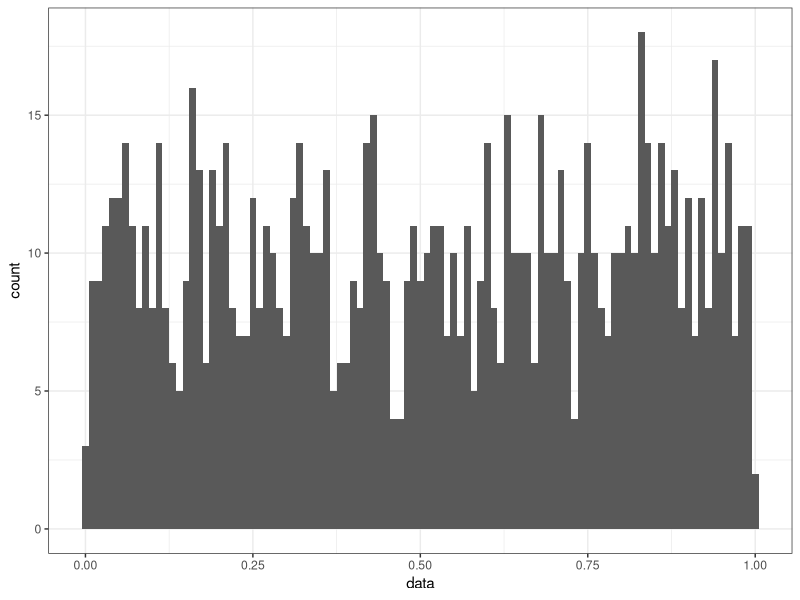
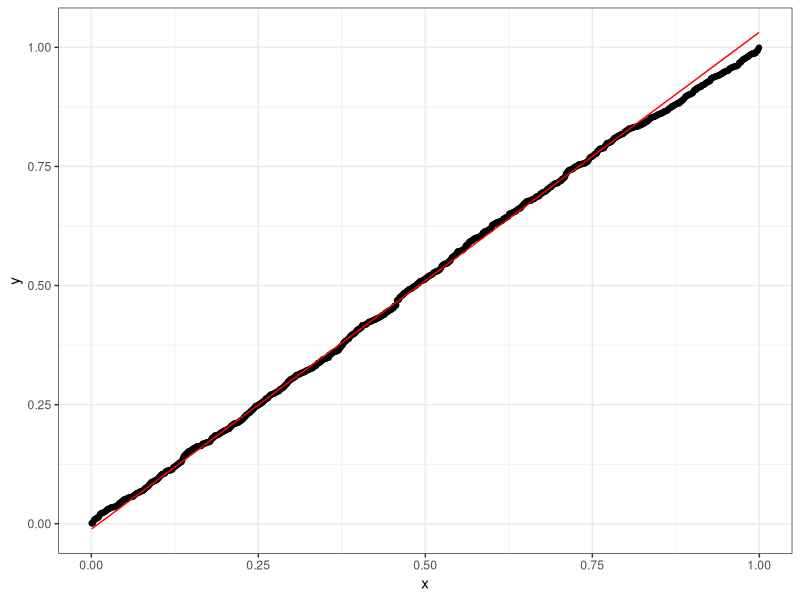
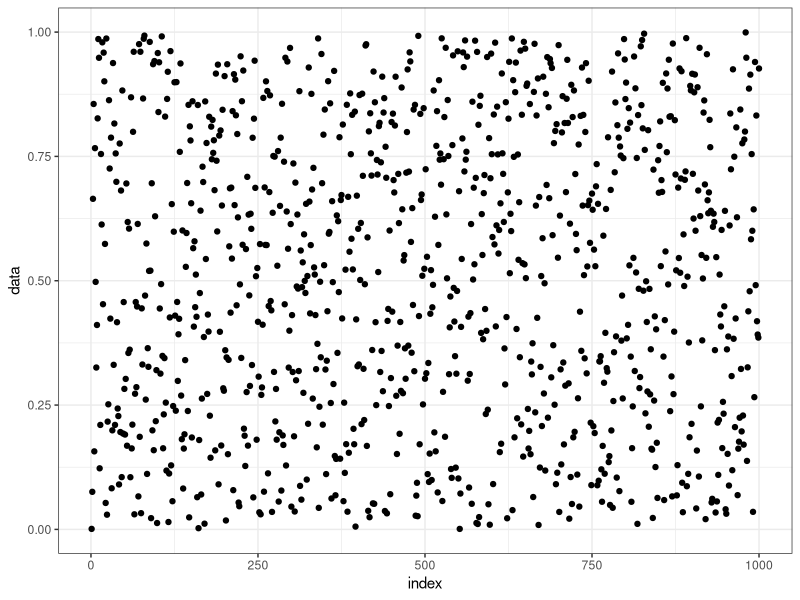
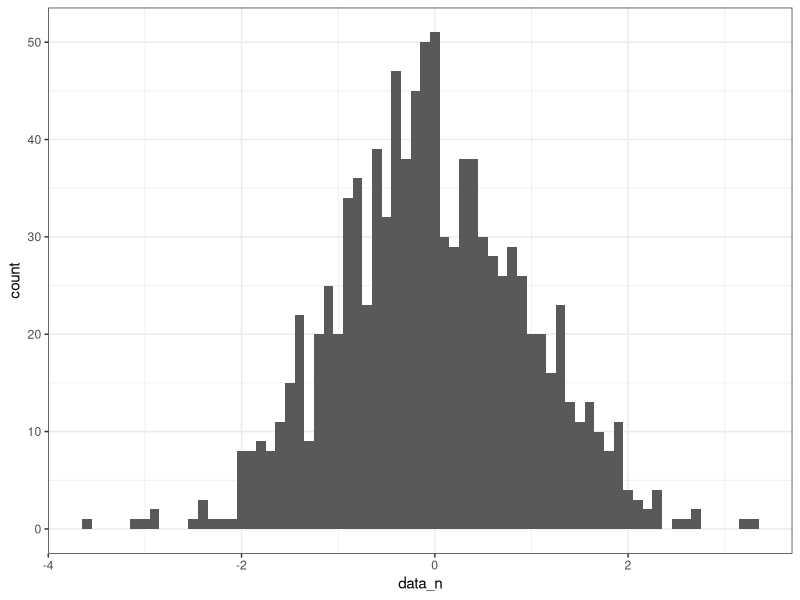
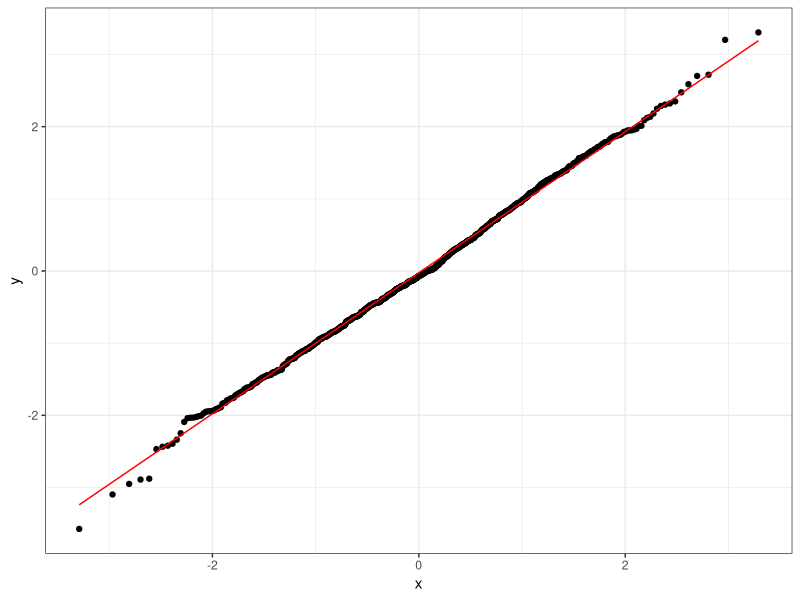
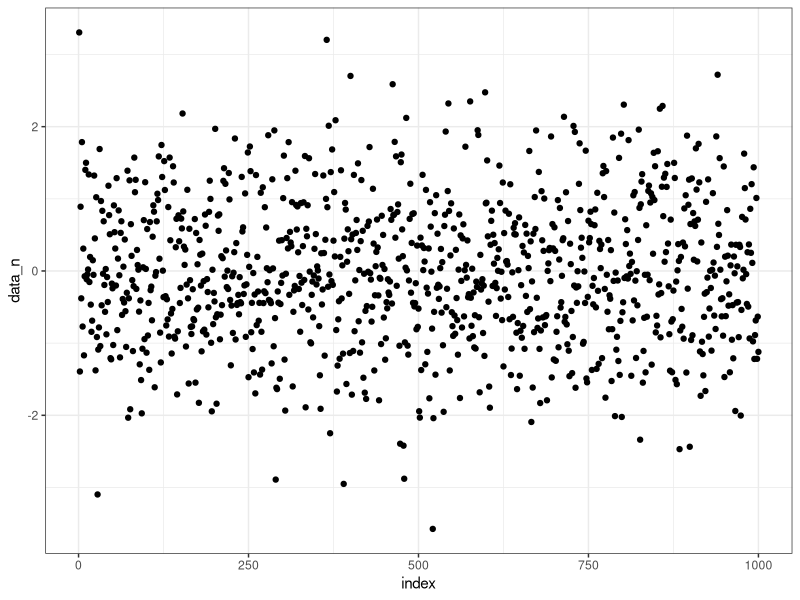
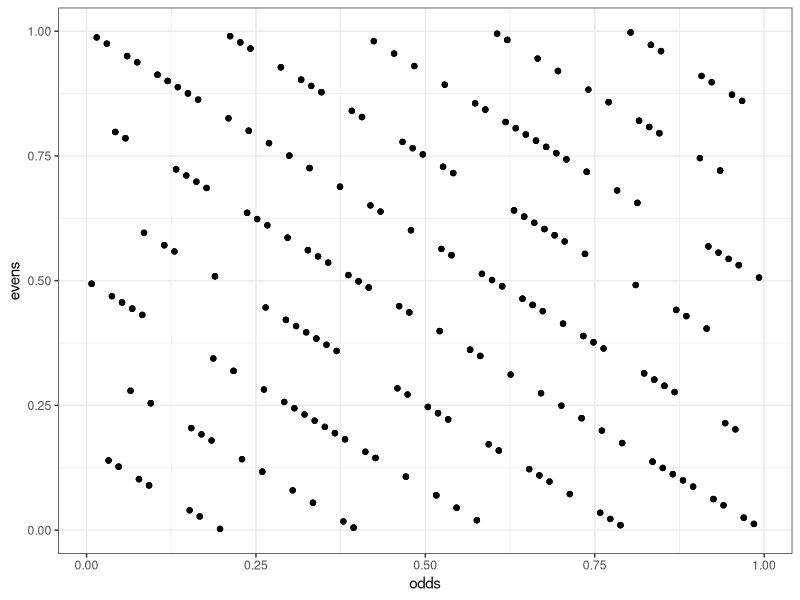

The R script that drew these images, in order:
## ---- chunk 1
# Define m and a
m <- 2^16 + 1
a <- 75

# Seed
x0 <- 42

# x %% y is the remainder when x is divided by y
x1 <- (a * x0) %% m

# next element of the sequence
print(x1)
## ---- chunk 2
Lehmer_seq <- c(42, 3150, 39639, 23760, 12501, 20057)

# convert into [0,1] interval
print(Lehmer_seq/m)

# convert into [3,5] interval
print(2*Lehmer_seq/m + 3)
## ---- chunk 3
runif_zx81 <- function(seed, n, min = 0, max = 1){
  # Set the a and m parameters as specified.
  m <- 2^16 + 1
  a <- 75
  # Add warning messages in case the seed input is negative or larger than m.
  if (seed < 0) {
    "The seed is negative!"
  } 
  if (seed > m) {
    "The seed is bigger than m!"
  } 
  # Initialize an empty vector to save the draws, and save the start of the 
  # sequence as the first draw. Hint: how do you access elements of vectors?
  seq <- c()
  seq[1] <- seed
  # Run a for loop to construct as many elements of the sequence as specified by
  # the number of draws n.
  for (i in 2:n){
    x <- (a * seq[i-1]) %% m
    seq[i] <- x
  }
  # Adjust the interval of your vector to run from min to max.
  seq <- (max - min)*(seq/m) + min
  # Return the vector of pseudorandom numbers.
  seq
}
## ---- chunk 4
# seed = 42 and n = 1000
data <- runif_zx81(66, 1000)
## ---- chunk 5
# histogram
library(tidyverse)
data <- tibble(data)
data |> 
  ggplot(aes(x = data)) + 
  geom_histogram(
    binwidth = 0.01
  ) +
  theme_bw()
## ---- chunk 6
# create the QQ plot and use the uniform distribution over [0, 1] as a reference
ggplot(data, aes(sample = data)) + 
  stat_qq(distribution = qunif, dparams = list(min = 0, max = 1)) +
  stat_qq_line(distribution = qunif, dparams = list(min = 0, max = 1), color = "red") +
  theme_bw()
## ---- chunk 7
# time series plot
data |> 
  mutate(index = row_number()) |> 
  ggplot(aes(x = index, y = data)) + 
  geom_point() +
  theme_bw()
## ---- chunk 8
# Pseudocode for 2.a
  # construct U1 and U2 with runif_zx81

  # Construct the two new random variables using U1 and U2

  # Construct Z1 and Z2 with the new random variables as the Box-Muller Transform suggests
  # Z1 and Z2 are standard, normally distributed random variables

  # Transform Z1 and Z2 to get V = Z*sd + mean

  # Combine V1 and V2 into a new vector Z

## ---- chunk 9
unif_seq <- c(0.5600805, 0.5767570, 0.8858708, 0.9313472, 0.7665961, 0.9763004)

# Divide the unif_seq into two equal halves
U1 <- unif_seq[1:3]
U2 <- unif_seq[4:6]

# Construct the two new random variables using U1 and U2
R <- sqrt(-2*log(U1))
theta <- 2*pi*U2

# Construct Z1 and Z2 with the new random variables as the Box-Muller Transform suggests
Z1 <- R*cos(theta)
Z2 <- R*sin(theta)

# Transform Z1 and Z2 to get V = Z*sd + mean
V1 <- Z1*0.5 + 2
V2 <- Z2*0.5 + 2

# Combine V1 and V2 into a new vector Z
Z <- c(V1, V2)
Z
## ---- chunk 10
rnorm_zx81 <- function(seed, n, mean, sd) {
  # construct U1 and U2 with runif_zx81
  if (n %% 2 == 0){
    # if n is even
    unif_seq <- runif_zx81(seed, n)
    U1 <- unif_seq[1:(n/2)]
    U2 <- unif_seq[(n/2+1):n]
  } else{
    # if n is odd
    unif_seq <- runif_zx81(seed, n+1)
    U1 <- unif_seq[1:((n+1)/2)]
    U2 <- unif_seq[((n+1)/2 + 1) : (n+1)]
  }
  
  # Construct the two new random variables using U1 and U2
  R <- sqrt(-2*log(U1))
  theta <- 2*pi*U2
  
  # Construct Z1 and Z2 with the new random variables as the Box-Muller Transform suggests
  # Z1 and Z2 are standard, normally distributed random variables
  Z1 <- R*cos(theta)
  Z2 <- R*sin(theta)
  
  # Transform Z1 and Z2 to get V = Z*sd + mean
  V1 <- Z1*sd + mean
  V2 <- Z2*sd + mean
  
  # remove one element from V1 if n is odd
  if (n %% 2 != 0) {
    V1 <- V1[-1]
  }
  
  # Combine V1 and V2 into a new vector Z
  Z <- c(V1, V2)
  Z
}
  

## ---- chunk 11
# Generate 1000 random draws from rnorm_zx81()
data_n <- rnorm_zx81(42, 1000, 0, 1)
## ---- chunk 12
# histogram
data_n <- tibble(data_n)
data_n |> 
  ggplot(aes(x = data_n)) + 
  geom_histogram(
    binwidth = 0.1
  ) +
  theme_bw()
## ---- chunk 13
# QQ plot with standard normal distribution as the reference theoretical distribution
ggplot(data_n, aes(sample = data_n)) + 
  stat_qq() +
  stat_qq_line(color = "red") +
  theme_bw()
## ---- chunk 14
# time series plot
data_n |> 
  mutate(index = row_number()) |> 
  ggplot(aes(x = index, y = data_n)) + 
  geom_point() +
  theme_bw()
## ---- chunk 15
# write a new equation with the same function as runif_zx81 but sets a = 66 and m = 401
runif_3 <- function(seed, n, min = 0, max = 1){
  # Set the a and m parameters as specified.
  m <- 401
  a <- 66
  # Add warning messages in case the seed input is negative or larger than m.
  if (seed < 0) {
    "The seed is negative!"
  } 
  if (seed > m) {
    "The seed is bigger than m!"
  } 
  # Initialize an empty vector to save the draws, and save the start of the 
  # sequence as the first draw. Hint: how do you access elements of vectors?
  seq <- c()
  seq[1] <- seed
  # Run a for loop to construct as many elements of the sequence as specified by
  # the number of draws n.
  for (i in 2:n){
    x <- (a * seq[i-1]) %% m
    seq[i] <- x
  }
  # Adjust the interval of your vector to run from min to max.
  seq <- (max - min)*(seq/m) + min
  # Return the vector of pseudorandom numbers.
  seq
}
## ---- chunk 16
# set seed = 42 and generate 1000 draws
data3 <- runif_3(42, 1000)
## ---- chunk 17
# extract odd and even indexed values and make a new tibble with these two variables
odds <- data3[seq(1, length(data3), 2)]
evens <- data3[seq(2, length(data3), 2)]
data3 <- tibble(odds = odds, evens = evens)
## ---- chunk 18
# make the 2D scatter plot
data3 |> 
  ggplot(aes(x = odds, y = evens)) +
  geom_point() +
  theme_bw()
